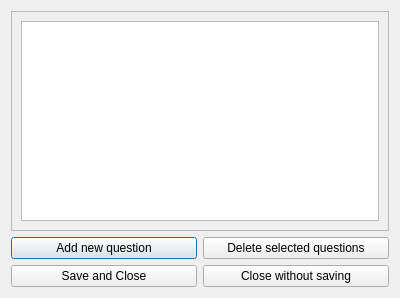
<?xml version="1.0" encoding="UTF-8"?>
<ui version="4.0">
 <class>ManageQuestions</class>
 <widget class="QDialog" name="ManageQuestions">
  <property name="geometry">
   <rect>
    <x>0</x>
    <y>0</y>
    <width>400</width>
    <height>298</height>
   </rect>
  </property>
  <property name="windowTitle">
   <string>Manage Questions</string>
  </property>
  <property name="windowIcon">
   <iconset theme="QIcon::ThemeIcon::DialogQuestion"/>
  </property>
  <layout class="QVBoxLayout" name="verticalLayout_2">
   <item>
    <widget class="QScrollArea" name="scrollArea">
     <property name="widgetResizable">
      <bool>true</bool>
     </property>
     <widget class="QWidget" name="scrollAreaWidgetContents">
      <property name="geometry">
       <rect>
        <x>0</x>
        <y>0</y>
        <width>380</width>
        <height>214</height>
       </rect>
      </property>
      <layout class="QVBoxLayout" name="verticalLayout">
       <item>
        <widget class="QListWidget" name="questions">
         <property name="selectionMode">
          <enum>QAbstractItemView::SelectionMode::MultiSelection</enum>
         </property>
         <property name="selectionBehavior">
          <enum>QAbstractItemView::SelectionBehavior::SelectItems</enum>
         </property>
         <property name="wordWrap">
          <bool>true</bool>
         </property>
        </widget>
       </item>
      </layout>
     </widget>
    </widget>
   </item>
   <item>
    <layout class="QHBoxLayout" name="horizontalLayout">
     <item>
      <widget class="QPushButton" name="addQuestion">
       <property name="text">
        <string>Add new question</string>
       </property>
      </widget>
     </item>
     <item>
      <widget class="QPushButton" name="removeQuestion">
       <property name="text">
        <string>Delete selected questions</string>
       </property>
      </widget>
     </item>
    </layout>
   </item>
   <item>
    <layout class="QHBoxLayout" name="horizontalLayout_2">
     <item>
      <widget class="QPushButton" name="save">
       <property name="text">
        <string>Save and Close</string>
       </property>
      </widget>
     </item>
     <item>
      <widget class="QPushButton" name="close">
       <property name="text">
        <string>Close without saving</string>
       </property>
      </widget>
     </item>
    </layout>
   </item>
  </layout>
 </widget>
 <resources/>
 <connections>
  <connection>
   <sender>close</sender>
   <signal>clicked()</signal>
   <receiver>ManageQuestions</receiver>
   <slot>close()</slot>
   <hints>
    <hint type="sourcelabel">
     <x>296</x>
     <y>275</y>
    </hint>
    <hint type="destinationlabel">
     <x>199</x>
     <y>148</y>
    </hint>
   </hints>
  </connection>
 </connections>
</ui>
